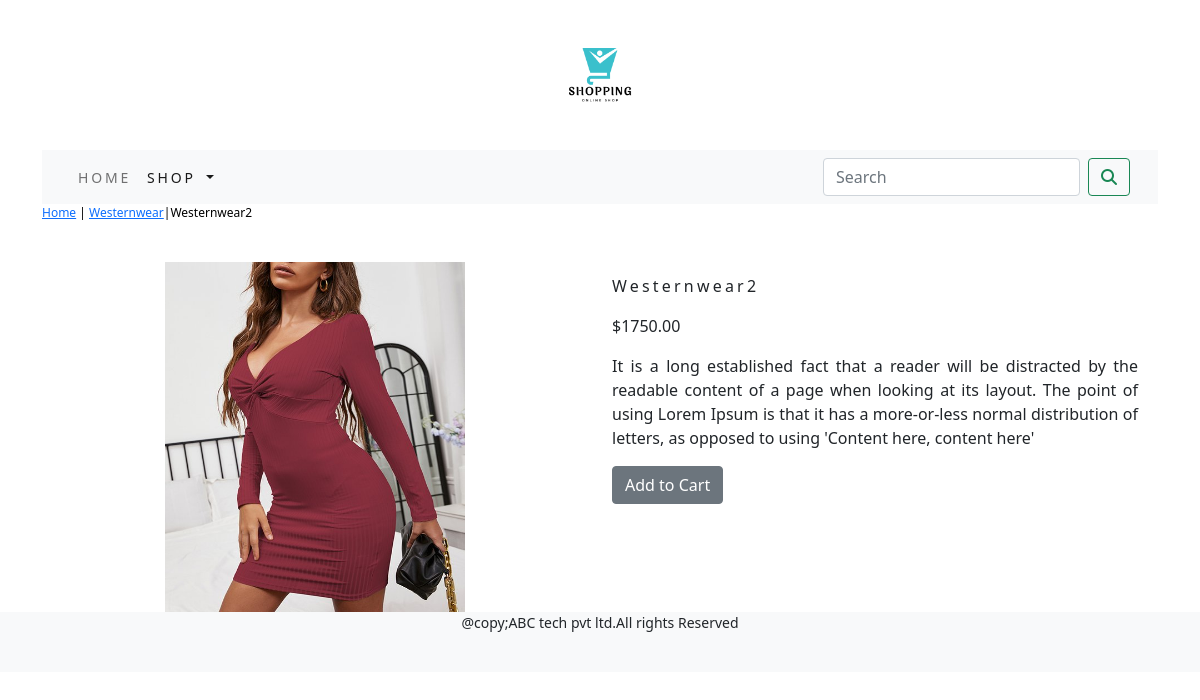
/shop/westernwear/westernwear2/, run on the app's committed database.
### shop/models.py (models this page shows, shortened)
class Product(models.Model):
    name = models.CharField(max_length=250, unique=True)
    slug = models.SlugField(max_length=250, unique=True)
    description = models.TextField(blank=True)
    price=models.DecimalField(max_digits=10,decimal_places=2)
    category=models.ForeignKey(Category,on_delete=models.CASCADE)
    image = models.ImageField(upload_to='product', blank=True)
    stock=models.IntegerField()
    available=models.BooleanField(default=True)
    created=models.DateTimeField(auto_now_add=True)
    updated=models.DateTimeField(auto_now=True)
    class Meta:
        ordering=('name',)
        verbose_name='product'
        verbose_name_plural='products'

class Category(models.Model):
    name=models.CharField(max_length=250,unique=True)
    slug=models.SlugField(max_length=250,unique=True)
    description=models.TextField(blank=True)
    image=models.ImageField(upload_to='category',blank=True)
    class Meta:
        ordering=('name',)
        verbose_name='category'
        verbose_name_plural='categories'
    def get_url(self):
        return reverse('shop:products_by_category',args=[self.slug])
    def __str__(self):
        return '{}'.format(self.name)

### shop/views.py (the view)
# urls.py: path('<slug:c_slug>/<slug:product_slug>/', views.proDetail, name='prodCatdetail')
def proDetail(request,c_slug,product_slug):
    try:
        products=Product.objects.get(category__slug=c_slug,slug=product_slug)
    except Exception as e:
        raise e
    return render(request,'product.html',{'product':products})

### cart/context_processors.py (called while the page is built)
def counter(request):
    item_count=0
    if 'admin' in request.path:
        return  {}
    else:
        try:
            cart=Cart.objects.filter(cart_id=_cart_id(request))
            cart_items=CartItem.objects.all().filter(cart=cart[:1])
            for cart_item in cart_items:
                item_count += cart_item.quantity
        except Cart.DoesNotExist:
            item_count =0
    return dict(item_count=item_count)

### cart/views.py (called while the page is built)
def _cart_id(request):
    cart=request.session.session_key
    if not cart:
        cart=request.session.create()
    return cart

### shop/context_processors.py (called while the page is built)
def menu_links(request):
    links=Category.objects.all()
    return  dict(links=links)

### templates/product.html (shortened to what this page needs)
{% extends 'base.html' %}
{% load static %}
{% block content %}
<div class="row my_prod_row_class">
    <div class="mx_auto">
        <p> <a href="{% url 'shop:allprodCat' %}">Home</a> | <a href="{{product.category.get_url}}">{{product.category}}</a>|{{product.name}}</p>
    </div>
<div class="container">
    <br>
<div class="row">
    <div class="col-12 col-sm-12 col-md-12 col-lg-6 text-center">
        <div style="min-width:18rem">
            <img src="{{product.image.url}}" alt ="{{product.name}}"style="width:300px;height:350px;">
        </div>
    </div>
        <div class="col-12 col-sm-12 col-md-12 col-lg-6">
            <div>
            <h1 class="my_prod_tittle">{{product.name}}</h1>
            <p>${{product.price}}</p>
            <p class="text-justify my_prod_text">{{product.description}}</p>
            {% if product.stock <= 0 %}
            <p class="text-justify my_prod_text"><b>Out of stock</b></p>
            {% else %}
            <a class="btn btn-secondary" href="{% url 'cart:add_cart' product.id %}">Add to Cart</a>
            {% endif %}
        </div>
    </div>
</div>
</div>
</div>
{% endblock %}

### static/css/custom.css (style rules this page uses)
body { font-family: 'Roboto', sans-serif; }
.my_prod_row_class .mx_auto { color:#000; font-size:12px; text-decoration:none; }
.my_prod_tittle { font-size:16px; text_transform:uppercase; letter-spacing:.2em; padding-top:15px; padding-bottom:10px; }
.my_prod_text { padding-right:20px; }

### data on the page
Product: category "Westernwear", name "Westernwear2", image (picture), price "1750.00", description "It is a long established fact that a reader will be distracted by the readable content of a page when looking at its layout. The point of using Lorem Ipsum is that it has a more-or-less normal distribution of letters, as opposed to using 'Content here, content here'"
